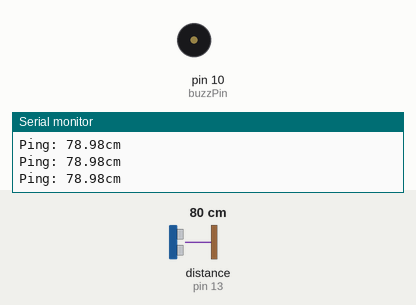
Recording of a sketch running on a simulated Arduino Uno, built with avr-gcc and run on an emulated ATmega328P. Parts: buzzer (waves = sounding, pin HIGH), the last lines printed to the serial monitor. Wiring (inferred from the names in the program): ultrasonic range finder: trigger pin 12; echo pin 13. Inputs (shaded band) come from the test bench; at power-on: distance to the obstacle (sensor on pin 13) 80 cm. The echo pulse lasts 58.3 µs per cm; pins used as bus, display or sensor lines are not drawn.

Above: at 1.2 s.
1.3 s: distance to the obstacle (sensor on pin 13) set to 12 cm
2.8 s: distance to the obstacle (sensor on pin 13) set to 9 cm
At 3.7 s:
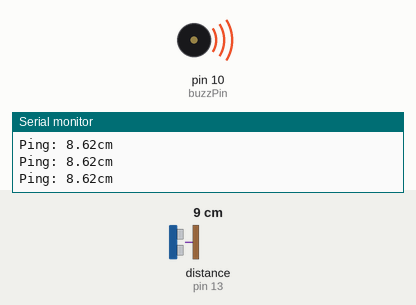
4.3 s: distance to the obstacle (sensor on pin 13) set to 18 cm
At 5.5 s:
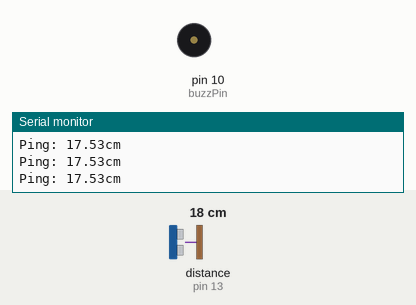
5.8 s: distance to the obstacle (sensor on pin 13) set to 2 cm
At 6.6 s:
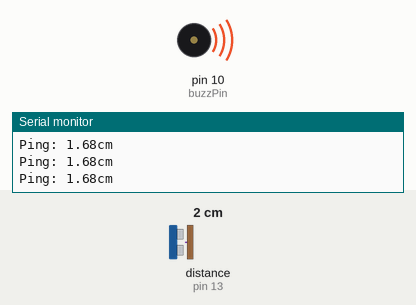
Timing chart, 0 to 8.3 s (numbered marks = the images above; inputs shaded):
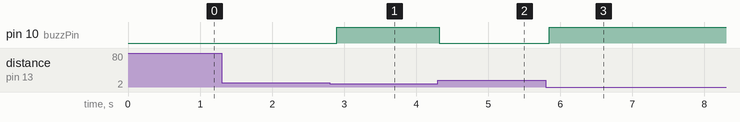

Measured:
- the behaviour switches between 11 and 10 cm on distance to the obstacle (sensor on pin 13) (found by bisection; images 0 and 1)
- after the input at 2.8 s, pin 10 (buzzPin): LOW → HIGH after 0.10 s
- after the input at 4.3 s, pin 10 (buzzPin): HIGH → LOW at once
- after the input at 5.8 s, pin 10 (buzzPin): LOW → HIGH after 0.05 s

The sketch:

ultrasonicBuzzer.ino
```cpp
/*
  Sketch 24.1.1
  Ultrasonic Ranging

  modified 2016/6/5
  by http://www.freenove.com
*/

#define buzzPin 10
#define trigPin 12 // define TrigPin
#define echoPin 13 // define EchoPin.
#define MAX_DISTANCE 300 // Maximum sensor distance is rated at 400-500cm.
// define the timeOut according to the maximum range. timeOut= 2*MAX_DISTANCE /100 /340 *1000000 = MAX_DISTANCE*58.8
float timeOut = MAX_DISTANCE * 60;
int soundVelocity = 340; // define sound speed=340m/s
boolean buzzing = false;


void setup() {
  pinMode(trigPin,OUTPUT);// set trigPin to output mode
  pinMode(echoPin,INPUT); // set echoPin to input mode
  pinMode(buzzPin,OUTPUT);
  Serial.begin(9600);    // Open serial monitor at 9600 baud to see ping results.
}

void loop() {
  delay(100); // Wait 100ms between pings (about 20 pings/sec). 29ms should be the shortest delay between pings.
  Serial.print("Ping: ");
  float d = getSonar();
  Serial.print(d); // Send ping, get distance in cm and print result (0 = outside set distance range)
  if (d >= 10 && buzzing || d == 0) {
    digitalWrite(buzzPin, LOW);
    buzzing = false;
  } else if ( d < 10 && !buzzing) {
    digitalWrite(buzzPin, HIGH);
    buzzing = true;
  }
  Serial.println("cm");
}

float getSonar() {
  unsigned long pingTime;
  float distance;
  digitalWrite(trigPin, HIGH); // make trigPin output high level lasting for 10μs to triger HC_SR04,
  delayMicroseconds(10);
  digitalWrite(trigPin, LOW);
  pingTime = pulseIn(echoPin, HIGH, timeOut); // Wait HC-SR04 returning to the high level and measure out this waitting time
  distance = (float)pingTime * soundVelocity / 2 / 10000; // calculate the distance according to the time
  return distance; // return the distance value
}
```
